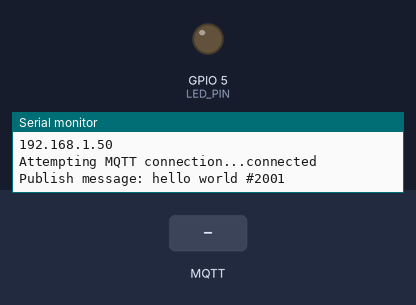
This sketch was run on a simulated ESP32. Shown: output pins drawn as LEDs (lit = HIGH), the last lines printed to the serial monitor. The inputs (shaded band) are chosen by the test bench. WiFi joins after 1.5 s; servers stay silent unless stated; random numbers use the default seed unless the sketch sets one; no MQTT or app messages arrive unless stated.

Above: at 2.7 s.
2.8 s: MQTT message "5" arrives on the first subscribed topic
At 3.5 s:
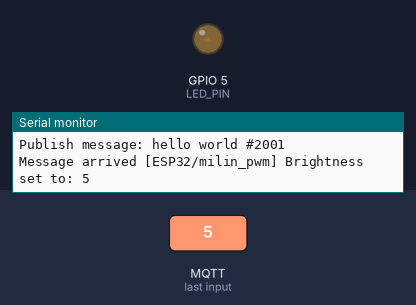
4.3 s: MQTT message "90" arrives on the first subscribed topic
At 4.6 s:
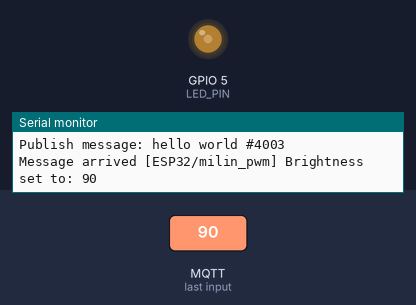
5.8 s: MQTT message "200" arrives on the first subscribed topic
At 6.9 s:
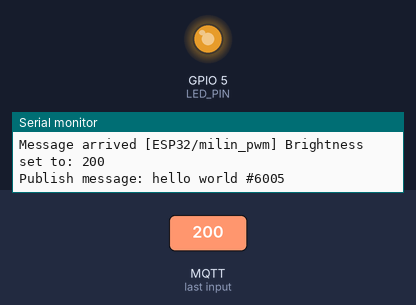
Timing chart, 0 to 8.8 s (numbered marks = the images above; inputs shaded):
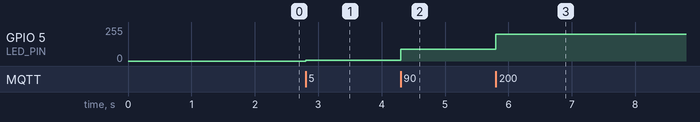

Measured:
- after the input at 2.8 s, GPIO 5 (LED_PIN): 0/255 → 5/255 at once
- after the input at 4.3 s, GPIO 5 (LED_PIN): 5/255 → 90/255 at once
- after the input at 5.8 s, GPIO 5 (LED_PIN): 90/255 → 200/255 at once

The sketch:

drugiPokusaj.ino
```cpp
#include <WiFi.h>
#include <PubSubClient.h>

// use first channel of 16 channels (started from zero)
#define LEDC_CHANNEL_0     0

// use 12 bit precission for LEDC timer
#define LEDC_TIMER_12_BIT  12

// use 5000 Hz as a LEDC base frequency
#define LEDC_BASE_FREQ     5000

// fade LED PIN (replace with LED_BUILTIN constant for built-in LED)
#define LED_PIN            5

const char* ssid = "prestige";
const char* password = "mikro1231";
const char* mqtt_server = "ues.edu.rs";

WiFiClient espClient;
PubSubClient client(espClient);
unsigned long lastMsg = 0;
#define MSG_BUFFER_SIZE  (50)
char msg[MSG_BUFFER_SIZE];
int brightness = 0;

// MQTT topics
const char* outTopic = "outTopic";
const char* inTopic = "ESP32/milin_pwm";

void callback(char* topic, byte* payload, unsigned int length) {
  Serial.print("Message arrived [");
  Serial.print(topic);
  Serial.print("] ");

  // Convert payload to integer
  int value = atoi((char*)payload);

  // Validate brightness value
  if (value >= 0 && value <= 255) {
    // Map the received value (0-255) to the PWM range (0-4095)
    int dutyCycle = map(value, 0, 255, 0, 4095);

    // Set brightness based on mapped duty cycle
    ledcWrite(LEDC_CHANNEL_0, dutyCycle);

    Serial.print("Brightness set to: ");
    Serial.println(value);
  } else {
    Serial.println("Invalid brightness value received.");
  }
}


void setup_wifi() {
  // Connect to WiFi network
  Serial.println();
  Serial.print("Connecting to ");
  Serial.println(ssid);

  WiFi.mode(WIFI_STA);
  WiFi.begin(ssid, password);

  while (WiFi.status() != WL_CONNECTED) {
    delay(500);
    Serial.print(".");
  }

  Serial.println("");
  Serial.println("WiFi connected");
  Serial.println("IP address: ");
  Serial.println(WiFi.localIP());
}

void reconnect() {
  // Loop until we're reconnected
  while (!client.connected()) {
    Serial.print("Attempting MQTT connection...");
    String clientId = "ESP8266Client-";
    clientId += String(random(0xffff), HEX);
    if (client.connect(clientId.c_str())) {
      Serial.println("connected");
      client.publish(outTopic, "hello world");
      client.subscribe(inTopic);
    } else {
      Serial.print("failed, rc=");
      Serial.print(client.state());
      Serial.println(" try again in 5 seconds");
      delay(5000);
    }
  }
}

void setup() {
  Serial.begin(115200);
  setup_wifi();

  // Initialize LED PWM
  ledcSetup(LEDC_CHANNEL_0, LEDC_BASE_FREQ, LEDC_TIMER_12_BIT);
  ledcAttachPin(LED_PIN, LEDC_CHANNEL_0);

  client.setServer(mqtt_server, 1883);
  client.setCallback(callback);
}

void loop() {
  if (!client.connected()) {
    reconnect();
  }
  client.loop();

  unsigned long now = millis();
  if (now - lastMsg > 2000) {
    lastMsg = now;
    // Publish message every 2 seconds
    snprintf (msg, MSG_BUFFER_SIZE, "hello world #%ld", now);
    Serial.print("Publish message: ");
    Serial.println(msg);
    client.publish(outTopic, msg);
  }
}
```
